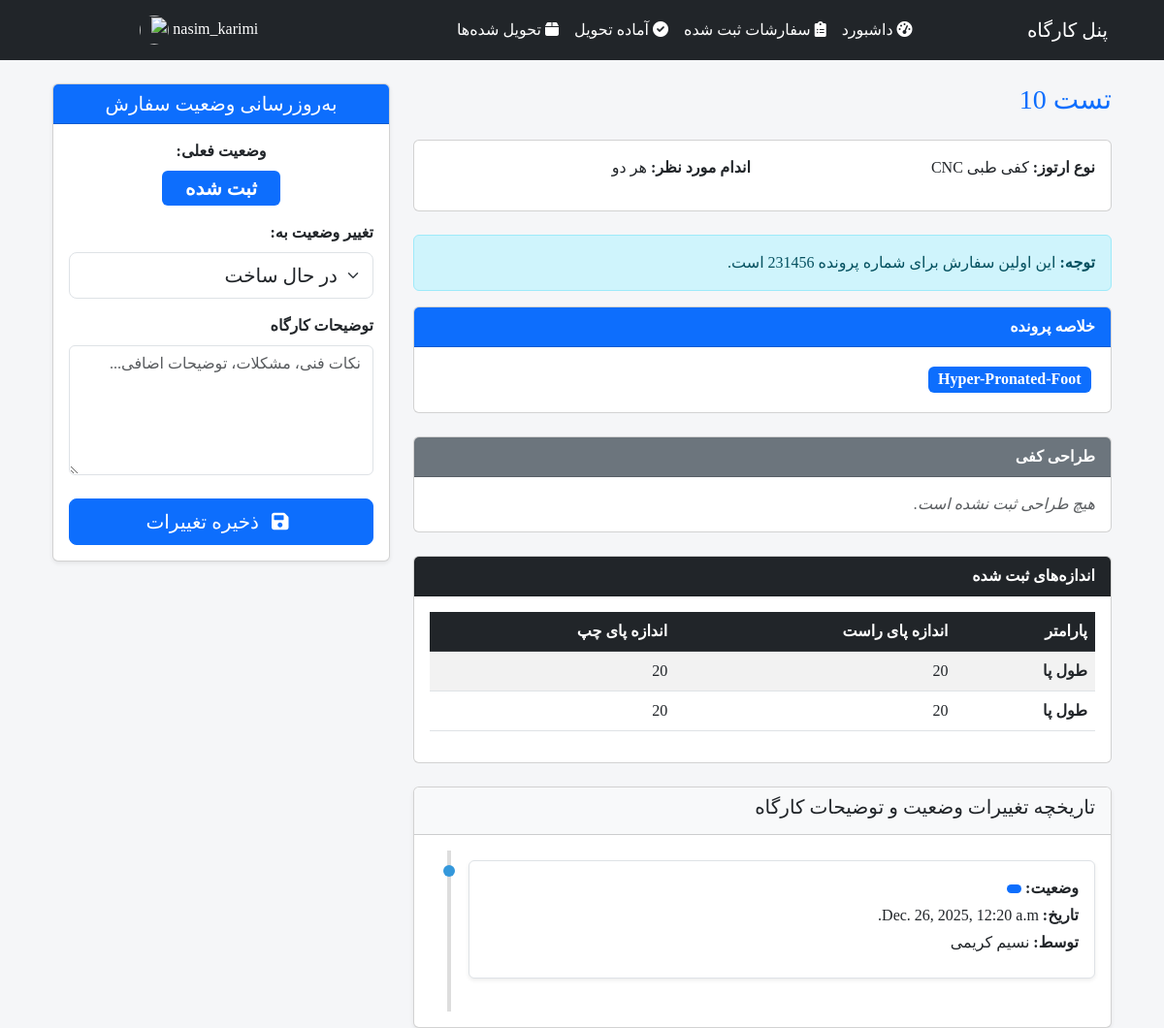
/workshop/34/ (signed in), run on an earlier commit of the app's database.
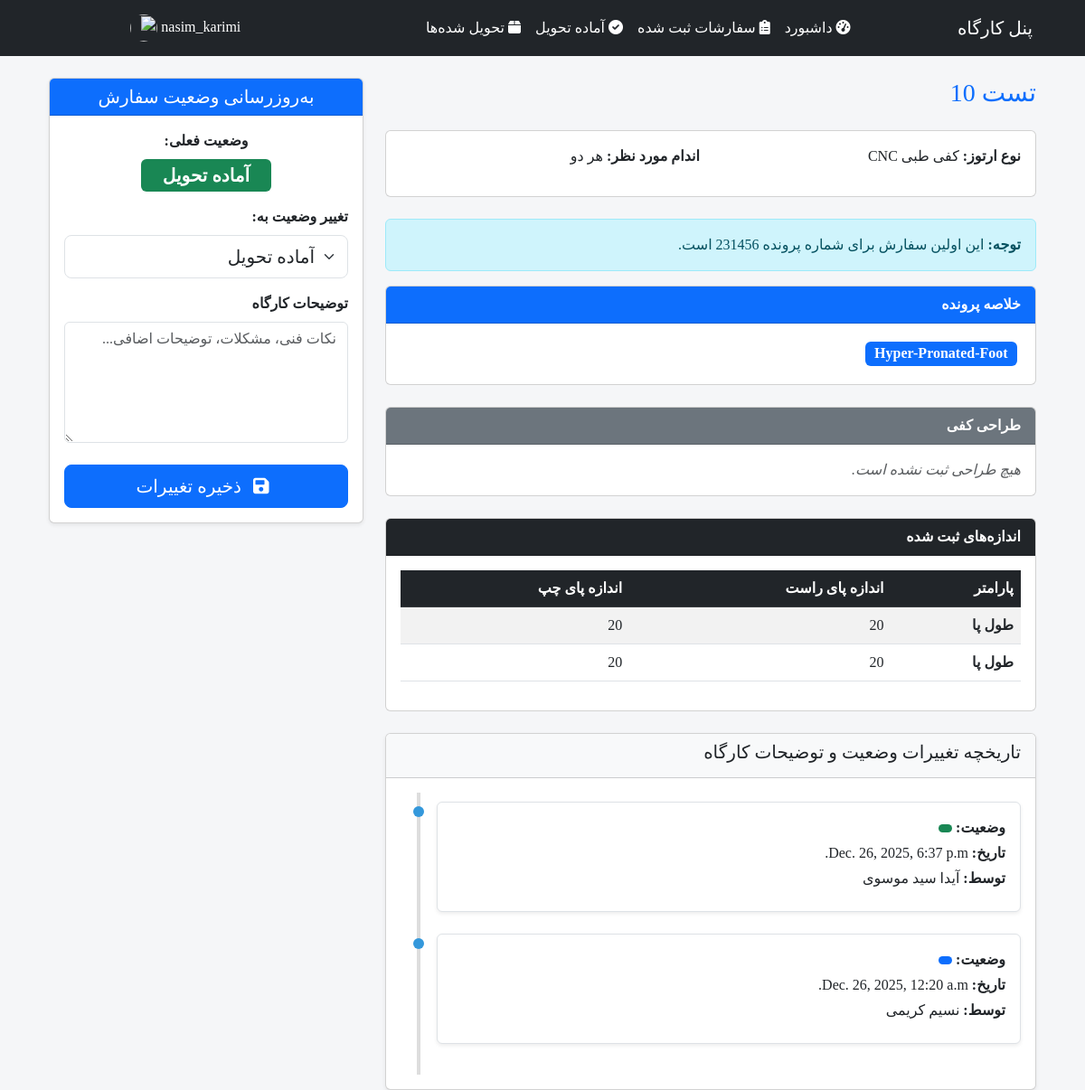
And on a later commit of the database.
### WorkShop/models.py (models this page shows, shortened)
class Order(models.Model):
    DEVICE_CHOICES = [
        ('CNC insole', 'کفی طبی CNC'),
        ('Functional insole', 'کفی طبی فانکشنال'),
        ('Pu insole', 'کفی طبی Pu'),
        ('SandalA', 'صندل آرامو'),
        ('SandalB', 'صندل بیات'),
        ('SandalO', 'صندل ارسی'),
    ]
    SIDE_CHOICES = [
        ('both', 'هر دو'),
        ('right', 'راست'),
        ('left', 'چپ'),
    ]
    PRIORITY_CHOICES = [
        ('normal', 'عادی'),
        ('urgent', 'اورژانسی'),
    ]
    STATUS_CHOICES = [
        ('registered', 'ثبت شده'),
        ("ordered", "سفارش داده شده"),
        ('received', 'دریافت شده از تأمین‌کننده'),
        ('in_progress', 'در حال ساخت'),
        ('ready', 'آماده تحویل'),
        ('canceled', 'لغو شده'),
        ('delivered', 'تحویل داده شده'),
    ]
    SEND_TO_CHOICES = [
        ('workshop', 'کارگاه'),
        ('examiner', 'اتاق معاینه'),
    ]
    created_by = models.ForeignKey(
        User,
        on_delete=models.SET_NULL,
        null=True,
        blank=True,
        related_name='created_orders',
        verbose_name='ثبت‌کننده'
    )
    ready_by = models.ForeignKey(
        User,
        on_delete=models.SET_NULL,
        null=True,
        blank=True,
        related_name='ready_orders',
        verbose_name='آماده‌کننده'
    )
    case_number = models.CharField(
        max_length=50, blank=True, null=True, verbose_name='شماره پرونده')
    patient_name = models.CharField(max_length=100, verbose_name='نام بیمار')
    device_type = models.CharField(
        max_length=20,
        choices=DEVICE_CHOICES,
        verbose_name='نوع ارتوز'
    )
    side = models.CharField(
        max_length=10,
        choices=SIDE_CHOICES,
        verbose_name='اندام مورد نظر'
    )
    technical_notes = models.CharField(
        blank=False, verbose_name='خلاصه پرونده', editable=True,)
    designes = models.CharField(
        blank=False, verbose_name='طراحی‌ها', default='', editable=True, )
    different_designs = models.BooleanField(
        default=False, verbose_name="آیا دو پا متفاوت هستند؟")
    different_technical_notes = models.BooleanField(
        default=False,
        verbose_name="آیا خلاصه پرونده برای پای چپ و راست متفاوت است؟"
    )
    designes_left = models.TextField(blank=True, null=True)
    designes_right = models.TextField(blank=True, null=True)
    technical_notes_left = models.TextField(blank=True, null=True)
    technical_notes_right = models.TextField(blank=True, null=True)
    priority = models.CharField(
        max_length=10,
        choices=PRIORITY_CHOICES,
        default='normal',
        verbose_name='اولویت'
    )
    send_to = models.CharField(
        max_length=60,
        choices=SEND_TO_CHOICES,
        default='workshop',
        verbose_name='ارسال به'
    )
    status = models.CharField(
        max_length=20, choices=STATUS_CHOICES, default='registered', verbose_name='وضعیت')
    delivered_at = models.DateTimeField(null=True, blank=True)
    delivered_by = models.ForeignKey(
        User,
        null=True,
        blank=True,
        on_delete=models.SET_NULL,
        related_name='delivered_orders'
    )
    workshop_notes = models.TextField(blank=True)
    created_at = models.DateTimeField(auto_now_add=True)
    ready_at = models.DateTimeField(null=True, blank=True)

class Measurement(models.Model):
    order = models.ForeignKey(
        Order, on_delete=models.CASCADE, related_name='measurements')
    parameter = models.CharField(max_length=100, verbose_name="پارامتر")
    right_foot_size = models.CharField(
        max_length=50, verbose_name="اندازه پای راست")
    left_foot_size = models.CharField(
        max_length=50, verbose_name="اندازه پای چپ")

class OrderStatusHistory(models.Model):
    order = models.ForeignKey(
        'Order', on_delete=models.CASCADE, related_name='status_history')
    status = models.CharField(max_length=20)
    changed_at = models.DateTimeField(auto_now_add=True)
    changed_by = models.ForeignKey(
        User, on_delete=models.SET_NULL, null=True, blank=True)
    notes = models.TextField(blank=True, verbose_name="توضیحات کارگاه")  # اضافه شد

### WorkShop/decorators.py (the view)
        def wrapper(request, *args, **kwargs):
            if not request.user.is_authenticated:
                return redirect('login')
            if request.user.groups.filter(name=group_name).exists():
                return view_func(request, *args, **kwargs)
            return redirect('login')

### WorkShop/templates/workshop/workshop_update.html (shortened to what the changed rows need)
{% extends 'workshop/base.html' %}
{% load jformat %}
{% block content %}
<div class="container-fluid mt-4">
    <div class="row">
        <div class="col-lg-8">
            <h3 class="mb-4 text-primary"> {{ order.patient_name }} </h3>
            <div class="card mb-4">
                <div class="card-body">
                    <div class="row">
                        <div class="col-md-6 mb-3">
                            <strong>نوع ارتوز:</strong> {{ order.get_device_type_display }}
                        </div>
                        <div class="col-md-6 mb-3">
                            <strong>اندام مورد نظر:</strong> {{ order.get_side_display }}
                        </div>
                    </div>
                </div>
            </div>
            {% if patient_orders %}
            <div class="card mb-4">
                <div class="card-header bg-warning text-dark">
                    <strong>تاریخچه سفارشات قبلی این بیمار (شماره پرونده: {{ order.case_number }})</strong>
                </div>
                <div class="card-body">
                    <div class="table-responsive">
                        <table class="table table-sm table-hover">
                            <thead class="table-light">
                                <tr>
                                    <th>شماره سفارش</th>
                                    <th>تاریخ ثبت</th>
                                    <th>نوع ارتوز</th>
                                    <th>وضعیت</th>
                                    <th>اندام</th>
                                    <th>لینک</th>
                                </tr>
                            </thead>
                            <tbody>
                                {% for prev_order in patient_orders %}
                                <tr>
                                    <td><strong>#{{ prev_order.id }}</strong></td>
                                    <td>{{ prev_order.created_at|jformat:"%Y/%m/%d" }}</td>
                                    <td>{{ prev_order.get_device_type_display }}</td>
                                    <td>
                                        <span
                                            class="badge bg-{% if prev_order.status == 'ready' %}success{% elif prev_order.status == 'in_progress' %}warning{% elif prev_order.status == 'delivered' %}secondary{% else %}primary{% endif %}">
                                            {{ prev_order.get_status_display }}
                                        </span>
                                    </td>
                                    <td>{{ prev_order.get_side_display }}</td>
                                    <td>
                                        <a href="{% url 'workshop-update' prev_order.id %}"
                                            class="btn btn-sm btn-outline-primary">
                                            مشاهده
                                        </a>
                                    </td>
                                </tr>
                                {% endfor %}
                            </tbody>
                        </table>
                    </div>
                    <small class="text-muted">تعداد سفارشات قبلی: {{ patient_orders|length }}</small>
                </div>
            </div>
            {% else %}
            <div class="alert alert-info">
                <strong>توجه:</strong> این اولین سفارش برای شماره پرونده {{ order.case_number }} است.
            </div>
            {% endif %}
            <div class="card mb-4">
                <div class="card-header bg-primary text-white">
                </div>
                <div class="card-body">
                    {% if order.different_designs %}
                    <div class="row">
                        <div class="col-md-6">
                            <strong class="text-success">پای چپ:</strong><br>
                            {% if technical_notes_list_left %}
                            {% for note in technical_notes_list_left %}
                            <span class="badge bg-success m-1" style="font-size: 11pt;">{{ note }}</span>
                            {% endfor %}
                            {% else %}
                            <em class="text-muted">هیچ موردی ثبت نشده</em>
                            {% endif %}
                        </div>
                        <div class="col-md-6">
                            <strong class="text-warning">پای راست:</strong><br>
                            {% if technical_notes_list_right %}
                            {% for note in technical_notes_list_right %}
                            <span class="badge bg-warning text-dark m-1" style="font-size: 11pt;">{{ note }}</span>
                            {% endfor %}
                            {% else %}
                            <em class="text-muted">هیچ موردی ثبت نشده</em>
                            {% endif %}
                        </div>
                    </div>
                    {% else %}
                    {% if technical_notes_list %}
                    {% for note in technical_notes_list %}
                    <span class="badge bg-primary m-1" style="font-size: 12pt;">{{ note }}</span>
                    {% endfor %}
                    {% else %}
                    <em class="text-muted">هیچ خلاصه پرونده‌ای ثبت نشده است.</em>
                    {% endif %}
                    {% endif %}
                </div>
            </div>
            <div class="card mb-4">
                <div class="card-header bg-secondary text-white">
                </div>
                <div class="card-body">
                </div>
            </div>
            <div class="card mb-4">
                <div class="card-header bg-dark text-white">
                </div>
                <div class="card-body">
                    {% if measurements %}
                    <table class="table table-striped table-hover">
                        <thead class="table-dark">
                            <tr>
                                <th>پارامتر</th>
                                <th>اندازه پای راست</th>
                                <th>اندازه پای چپ</th>
                            </tr>
                        </thead>
                        <tbody>
                            {% for measurement in measurements %}
                            <tr>
                                <td><strong>{{ measurement.parameter }}</strong></td>
                                <td>{{ measurement.right_foot_size|default:"—" }}</td>
                                <td>{{ measurement.left_foot_size|default:"—" }}</td>
                            </tr>
                            {% endfor %}
                        </tbody>
                    </table>
                    {% else %}
                    <em class="text-muted">هیچ اندازه‌ای ثبت نشده است.</em>
                    {% endif %}
                </div>
            </div>
<div class="card shadow-sm">
    <div class="card-header bg-light">
    </div>
    <div class="card-body">
        <div class="timeline">
            {% for record in order.status_history.all|dictsortreversed:"changed_at" %}
            <div class="timeline-item mb-4">
                <div class="timeline-marker"></div>
                <div class="timeline-content p-3 border rounded bg-white shadow-sm">
                    <div class="d-flex justify-content-between align-items-start">
                        <div>
                            <p class="mb-1"><strong>وضعیت:</strong>
                                <span class="badge bg-{% if record.status == 'ready' %}success{% elif record.status == 'in_progress' %}warning{% elif record.status == 'delivered' %}secondary{% else %}primary{% endif %}">
                                </span>
                            </p>
                            <p class="mb-1"><strong>تاریخ:</strong> {{ record.changed_at|jformat:"%Y/%m/%d ساعت %H:%M" }}</p>
                            <p class="mb-2"><strong>توسط:</strong> {{ record.changed_by.get_full_name|default:record.changed_by.username }}</p>
                        </div>
                    </div>
                </div>
            </div>
            {% empty %}
            <p class="text-muted text-center py-4">هنوز هیچ تغییری در وضعیت ثبت نشده است.</p>
            {% endfor %}
        </div>
    </div>
</div>
        </div>
        <div class="col-lg-4">
            <div class="card sticky-top shadow-sm" style="top: 20px;">
                <div class="card-body">
                    <div class="mb-3 text-center">
                        <strong class="d-block mb-2">وضعیت فعلی:</strong>
                        <span class="badge bg-lg fs-5 px-4 py-2
                            {% if order.status == 'ready' %}bg-success
                            {% elif order.status == 'in_progress' %}bg-warning text-dark
                            {% elif order.status == 'delivered' %}bg-secondary
                            {% else %}bg-primary{% endif %}">
                            {{ order.get_status_display }}
                        </span>
                    </div>
                    <form method="post">
                        <div class="mb-3">
                            <label for="status" class="form-label fw-bold">تغییر وضعیت به:</label>
                            <select name="status" id="status" class="form-select form-select-lg">
                                <option value="in_progress" {% if order.status == 'in_progress' %}selected{% endif %}>
                                    در حال ساخت
                                </option>
                                <option value="ready" {% if order.status == 'ready' %}selected{% endif %}>
                                    آماده تحویل
                                </option>
                            </select>
                        </div>
                    </form>
                </div>
            </div>
        </div>
        </div>
{% endblock %}

What changed in the data, as far as the page shows it:
changed Order "تست 10": status "ثبت شده" → "آماده تحویل"; status (not shown) → "آماده تحویل"
added OrderStatusHistory: changed_at|jformat "Dec. 26, 2025, 6:37 p.m.", changed_by.get_full_name "آیدا سید موسوی"
Also different on the page:
form field status: "در حال ساخت" → (not shown)
